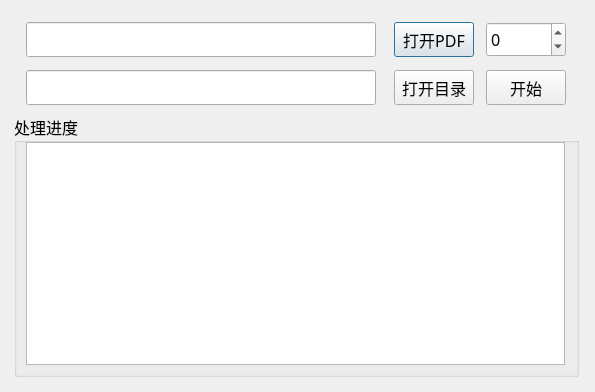
<?xml version="1.0" encoding="UTF-8"?>
<ui version="4.0">
 <class>Add_Dialog</class>
 <widget class="QDialog" name="Add_Dialog">
  <property name="geometry">
   <rect>
    <x>0</x>
    <y>0</y>
    <width>595</width>
    <height>392</height>
   </rect>
  </property>
  <property name="minimumSize">
   <size>
    <width>595</width>
    <height>392</height>
   </size>
  </property>
  <property name="maximumSize">
   <size>
    <width>595</width>
    <height>392</height>
   </size>
  </property>
  <property name="font">
   <font>
    <family>微软雅黑</family>
    <pointsize>12</pointsize>
   </font>
  </property>
  <property name="windowTitle">
   <string>添加目录</string>
  </property>
  <widget class="QLineEdit" name="lineEdit_PDF">
   <property name="geometry">
    <rect>
     <x>26</x>
     <y>22</y>
     <width>350</width>
     <height>35</height>
    </rect>
   </property>
   <property name="text">
    <string/>
   </property>
  </widget>
  <widget class="QLineEdit" name="lineEdit_TXT">
   <property name="geometry">
    <rect>
     <x>26</x>
     <y>70</y>
     <width>350</width>
     <height>35</height>
    </rect>
   </property>
   <property name="text">
    <string/>
   </property>
  </widget>
  <widget class="QPushButton" name="pushButton_OpenPDF">
   <property name="geometry">
    <rect>
     <x>394</x>
     <y>22</y>
     <width>80</width>
     <height>35</height>
    </rect>
   </property>
   <property name="text">
    <string>打开PDF</string>
   </property>
  </widget>
  <widget class="QPushButton" name="pushButton_OpenTXT">
   <property name="geometry">
    <rect>
     <x>394</x>
     <y>70</y>
     <width>80</width>
     <height>35</height>
    </rect>
   </property>
   <property name="text">
    <string>打开目录</string>
   </property>
  </widget>
  <widget class="QGroupBox" name="groupBox">
   <property name="geometry">
    <rect>
     <x>14</x>
     <y>114</y>
     <width>565</width>
     <height>263</height>
    </rect>
   </property>
   <property name="title">
    <string>处理进度</string>
   </property>
   <widget class="QTextEdit" name="textEdit_progress">
    <property name="geometry">
     <rect>
      <x>12</x>
      <y>28</y>
      <width>539</width>
      <height>223</height>
     </rect>
    </property>
   </widget>
  </widget>
  <widget class="QSpinBox" name="spinBox_offset">
   <property name="geometry">
    <rect>
     <x>486</x>
     <y>22</y>
     <width>80</width>
     <height>35</height>
    </rect>
   </property>
   <property name="toolTip">
    <string>页码偏差</string>
   </property>
   <property name="minimum">
    <number>-100</number>
   </property>
   <property name="maximum">
    <number>100</number>
   </property>
  </widget>
  <widget class="QPushButton" name="pushButton_Start">
   <property name="geometry">
    <rect>
     <x>486</x>
     <y>70</y>
     <width>80</width>
     <height>35</height>
    </rect>
   </property>
   <property name="text">
    <string>开始</string>
   </property>
  </widget>
 </widget>
 <resources/>
 <connections/>
 <designerdata>
  <property name="gridDeltaX">
   <number>2</number>
  </property>
  <property name="gridDeltaY">
   <number>2</number>
  </property>
  <property name="gridSnapX">
   <bool>true</bool>
  </property>
  <property name="gridSnapY">
   <bool>true</bool>
  </property>
  <property name="gridVisible">
   <bool>false</bool>
  </property>
 </designerdata>
</ui>
